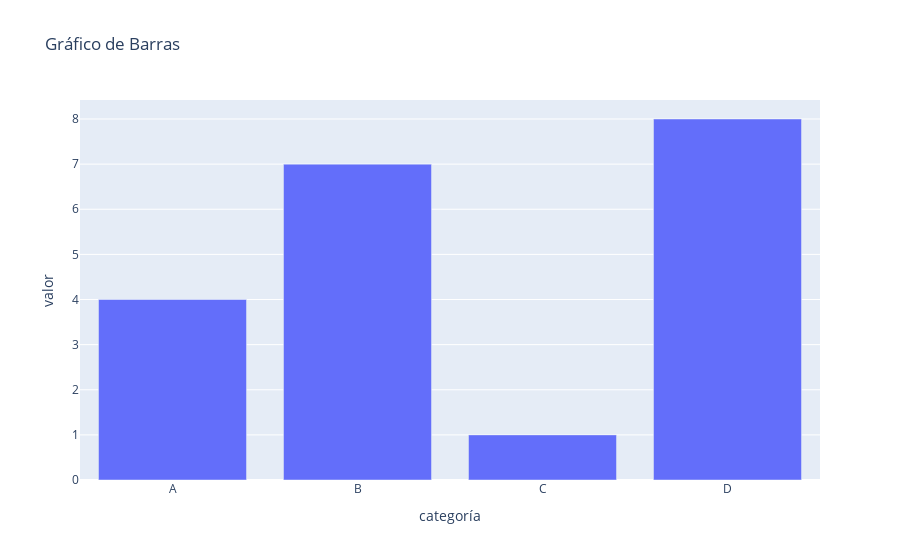

Here is the notebook cell this chart was saved with:
### Code cell
# Crear un DataFrame de ejemplo
df = pd.DataFrame({
    "categoría": ["A", "B", "C", "D"],
    "valor": [4, 7, 1, 8]
})

# Crear un gráfico de barras
fig = px.bar(df, x="categoría", y="valor", title="Gráfico de Barras")
fig.show()

### Figure 1 — Plotly figure (JSON) as saved in the notebook; plotly's stock layout.template omitted (floating-point values rounded to 4 significant figures)
{"data": [{"alignmentgroup": "True", "hovertemplate": "categoría=%{x}<br>valor=%{y}<extra></extra>", "legendgroup": "", "marker": {"color": "#636efa", "pattern": {"shape": ""}}, "name": "", "offsetgroup": "", "orientation": "v", "showlegend": false, "textposition": "auto", "type": "bar", "x": ["A", "B", "C", "D"], "xaxis": "x", "y": [4, 7, 1, 8], "yaxis": "y"}], "layout": {"barmode": "relative", "legend": {"tracegroupgap": 0}, "title": {"text": "Gráfico de Barras"}, "xaxis": {"anchor": "y", "domain": [0, 1], "title": {"text": "categoría"}}, "yaxis": {"anchor": "x", "domain": [0, 1], "title": {"text": "valor"}}}}
